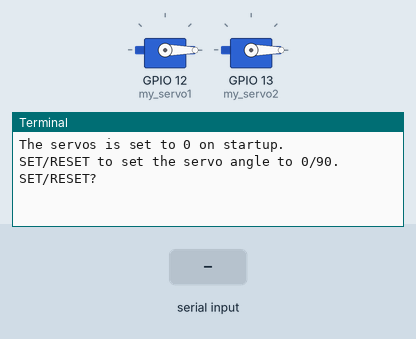
Simulated run of this program. Board: Raspberry Pi (BCM pin numbers). Parts: 2 × servo, the last lines printed to the terminal. Inputs (shaded band) come from the test bench. Servo angles are drawn from the pulse width (0.5 ms = 0°, 2.5 ms = 180°).

Above: at 1.2 s.
1.3 s: "1" typed at the terminal, then Enter
At 2.1 s:
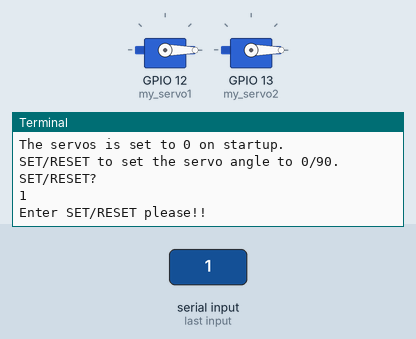
At 3.0 s:
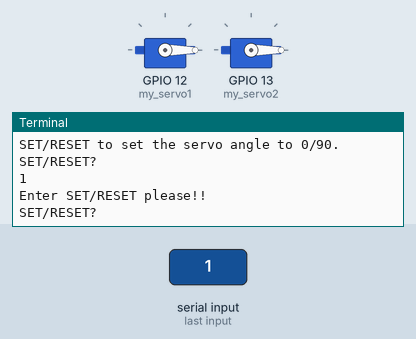

Measured:
- after the input at 1.3 s, the terminal: prints a new line at once (image 1)

The program:

rpi-2servos.py
```python
# libraries needed for hardware pwm
import gpiozero as GPIO
from gpiozero.pins.pigpio import PiGPIOFactory
import time

factory = PiGPIOFactory() # setup to use PiGPIO for hardware PWM

# Setting up servo with known parameters for 0 degrees as min angle and 180 degrees as max angle
servo1_pin = 12
my_servo1 = GPIO.AngularServo(servo1_pin, initial_angle=0, min_angle=0, max_angle=180,
                             min_pulse_width=0.5/1000, max_pulse_width=2.5/1000,
                             frame_width=20/1000, pin_factory=factory)
servo2_pin = 13
my_servo2 = GPIO.AngularServo(servo2_pin, initial_angle=0, min_angle=0, max_angle=180,
                             min_pulse_width=0.5/1000, max_pulse_width=2.5/1000,
                             frame_width=20/1000, pin_factory=factory)
# Main program
try:
  print("The servos is set to 0 on startup.")
  print("SET/RESET to set the servo angle to 0/90.")

  while True:
    command = input("SET/RESET?\t").strip().upper()
    if command == "SET":
      my_servo1.angle(90)
      my_servo2.angle(90)
    elif command == "RESET":
      my_servo1.angle(0)
      my_servo2.angle(0)
    else:
      print("Enter SET/RESET please!!")

    time.sleep(1) # delay before next angle input

## Halts program when user Ctrl + C
except KeyboardInterrupt:
  my_servo1.close()
  my_servo2.close()
```
